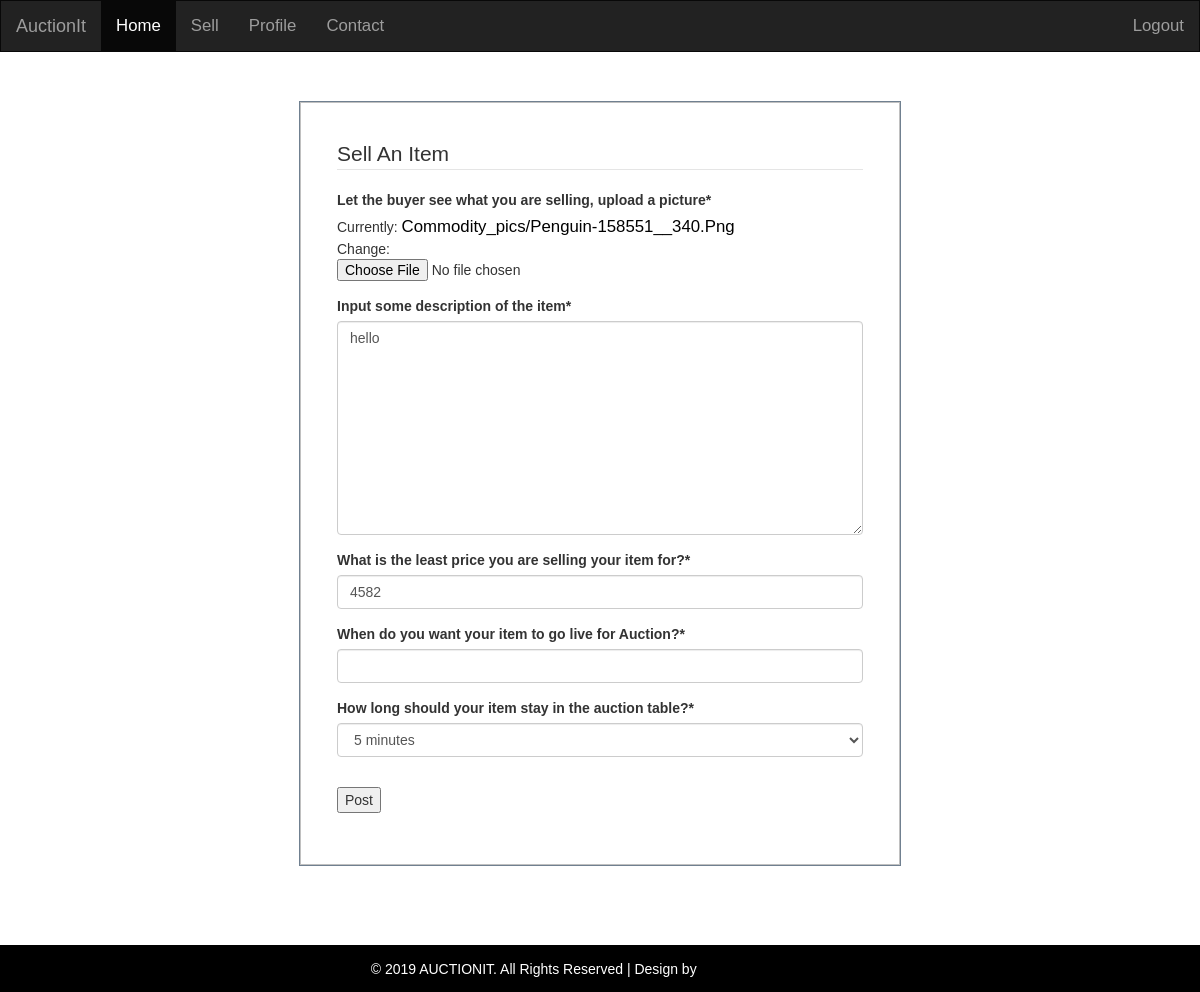
/post/32/update/ (signed in), run on an earlier commit of the app's database.
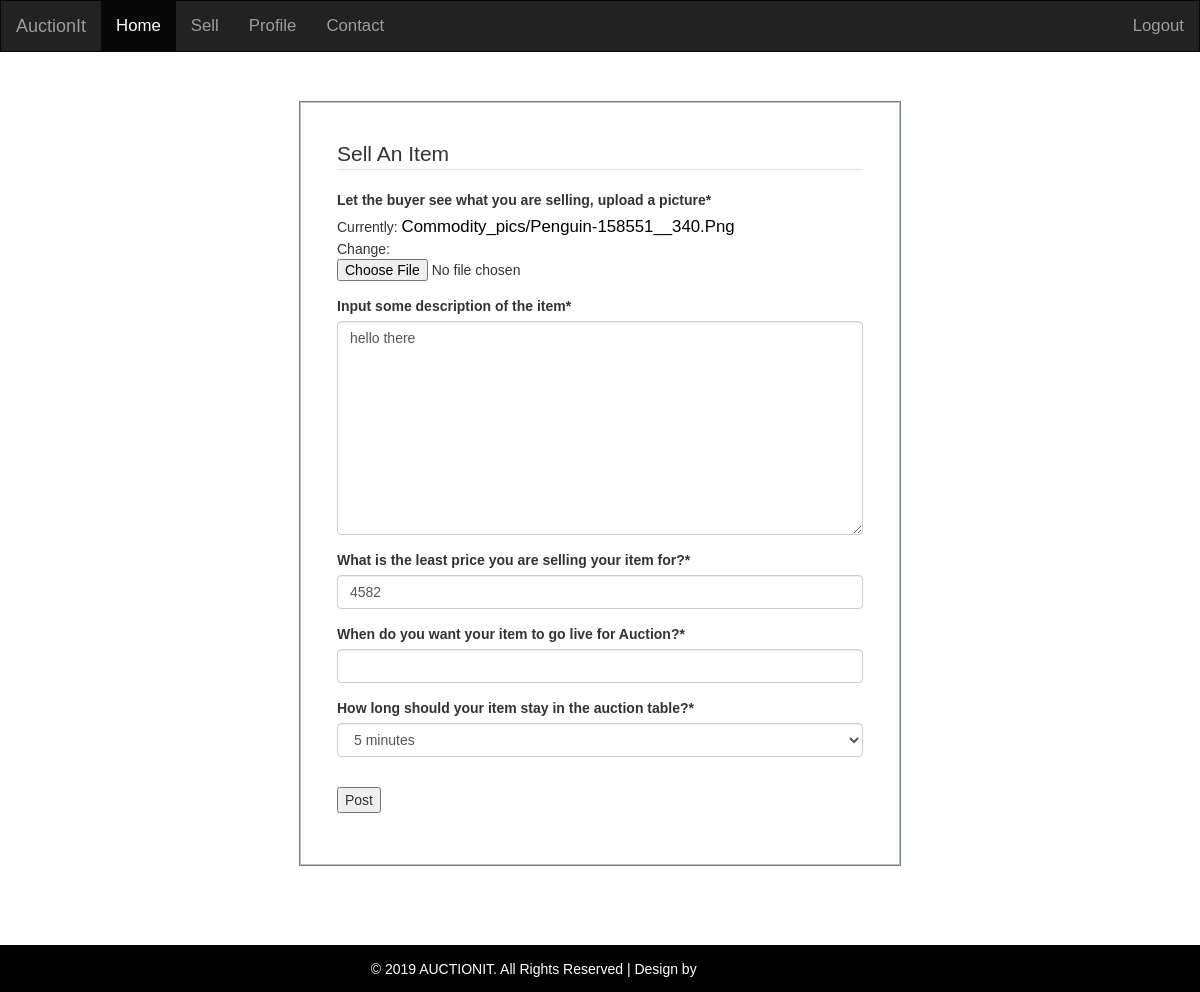
And on a later commit of the database.
### market/models.py (models this page shows, shortened)
class Product(models.Model):
	title = models.CharField("Input the title of the Item you are selling", max_length=30)
	description = models.TextField("Input some description of the item", null=False, default='')
	image = models.ImageField("Let the buyer see what you are selling, upload a picture",
	                          null=False, default='', upload_to='commodity_pics')
	date_posted = models.DateTimeField(default=timezone.now)
	CATEGORY = (
		('General', 'General'),
		('Painting', 'Painting'),
		('Sculpture', 'Sculpture'),
		('Book', 'Book'),
		('Instrument', 'Instrument'),
	)
	category = models.CharField("Choose product category", max_length=100, default='Gen', choices=CATEGORY)
	price = models.IntegerField("What is the least price you are selling your item for?")
	sell_on = models.DateTimeField("When do you want your item to go live for Auction?",
	                               default=timezone.now
	                               )
	BID_TIME = (
		('5', '5 minutes'),
		('10', '10 minutes'),
		('20', '20 minutes'),
		('30', '30 minutes'),
		('60', '1 Hour')
	)
	live_time = models.CharField("How long should your item stay in the auction table?", max_length=20, default='5',
	                             choices=BID_TIME
	                             )
	seller = models.ForeignKey(User, on_delete=models.CASCADE, default='2')

### market/classviews.py (the view, shortened to what this page needs)
# urls.py: path('post/<int:pk>/update/', classviews.ProductUpdateView.as_view(), name='product-update'),
class ProductUpdateView(LoginRequiredMixin, UserPassesTestMixin, UpdateView):
	model = Product
	fields = ['image', 'description', 'price', 'sell_on', 'live_time']
	def test_func(self):
		post = self.get_object()
		if self.request.user == post.seller:
			return True
		return False

### market/templates/market/product_form.html (shortened to what this page needs)
{% extends 'market/navigation_part.html' %}
{% load static %}
{% load crispy_forms_tags %}
{% block content %}
    <article>
	<div class="media container">
		<form method="POST"  enctype="multipart/form-data">
			<fieldset class="form-group">
				<legend class="border-bottom mb-4">Sell An Item</legend>
				{{ form|crispy}}
			</fieldset>
			<div class="form-group">
				<button class="btn-outline-info" type="submit">Post</button>
			</div>
		</form>
	</div>
    </article>
    <br><br> <br><br>
{% endblock content %}

What changed in the data, as far as the page shows it:
changed Product: description "hello" → "hello there"
